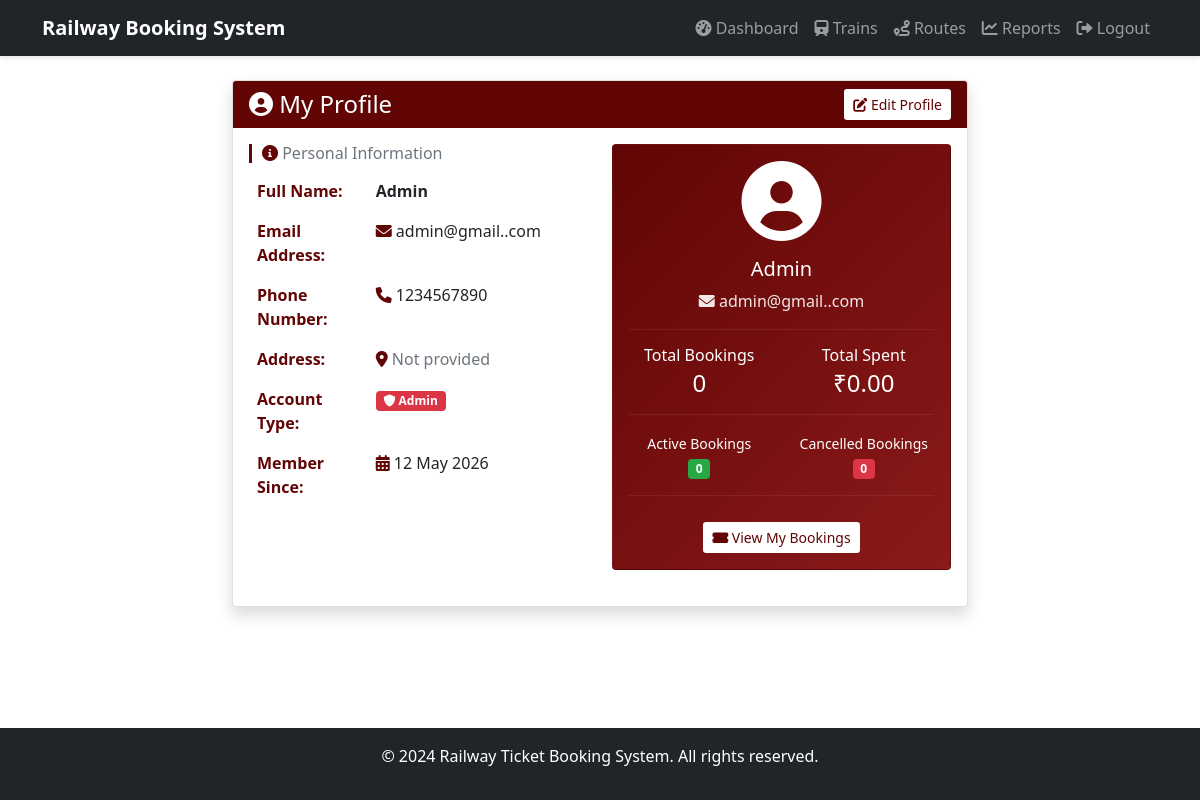
Screenshot of /user/profile.php (signed in) with the database file from the repository.
### tables this page shows
CREATE TABLE users (
    id INT PRIMARY KEY AUTO_INCREMENT,
    name VARCHAR(100) NOT NULL,
    email VARCHAR(100) UNIQUE NOT NULL,
    password VARCHAR(255) NOT NULL,
    phone VARCHAR(15),
    address TEXT,
    role ENUM('user', 'admin') DEFAULT 'user',
    created_at TIMESTAMP DEFAULT CURRENT_TIMESTAMP
);

### user/profile.php (the view, shortened to what this page needs)
<?php
require_once '../config/database.php';
$stmt = $pdo->prepare("SELECT * FROM users WHERE id = ?");
$stmt->execute([$_SESSION['user_id']]);
$user = $stmt->fetch();
$stmt = $pdo->prepare("
    SELECT
        COUNT(*) as total_bookings,
        SUM(CASE WHEN status = 'confirmed' THEN 1 ELSE 0 END) as active_bookings,
        SUM(CASE WHEN status = 'cancelled' THEN 1 ELSE 0 END) as cancelled_bookings,
        COALESCE(SUM(CASE WHEN status = 'confirmed' THEN total_fare ELSE 0 END), 0) as total_spent
    FROM bookings
    WHERE user_id = ?
");
$stmt->execute([$_SESSION['user_id']]);
$stats = $stmt->fetch();
?>
<?php include '../includes/header.php'; ?>
<?php include '../includes/navbar.php'; ?>
<div class="container mt-4">
    <div class="row justify-content-center">
        <div class="col-md-8">
            <div class="card shadow">
                <div class="card-header d-flex justify-content-between align-items-center" style="background-color: #610505; color: white;">
                    <h4 class="mb-0"><i class="fas fa-user-circle"></i> My Profile</h4>
                    <a href="edit_profile.php" class="btn btn-sm" style="background-color: #ffffff; color: #610505;">
                        <i class="fas fa-edit"></i> Edit Profile
                    </a>
                </div>
                <div class="card-body">
                    <div class="row">
                        <div class="col-md-6">
                            <h6 class="text-muted" style="border-left: 3px solid #610505; padding-left: 10px;">
                                <i class="fas fa-info-circle" style="color: #610505;"></i> Personal Information
                            </h6>
                            <table class="table table-borderless">
                                <tr>
                                    <th width="35%" style="color: #610505;">Full Name:</th>
                                    <td><strong><?php echo htmlspecialchars($user['name']); ?></strong></td>
                                </tr>
                                <tr>
                                    <th style="color: #610505;">Email Address:</th>
                                    <td><i class="fas fa-envelope" style="color: #610505;"></i> <?php echo htmlspecialchars($user['email']); ?></td>
                                </tr>
                                <tr>
                                    <th style="color: #610505;">Phone Number:</th>
                                    <td>
                                        <i class="fas fa-phone" style="color: #610505;"></i>
                                        <?php echo $user['phone'] ?? '<span class="text-muted">Not provided</span>'; ?>
                                    </td>
                                </tr>
                                <tr>
                                    <th style="color: #610505;">Address:</th>
                                    <td>
                                        <i class="fas fa-map-marker-alt" style="color: #610505;"></i>
                                        <?php echo $user['address'] ?? '<span class="text-muted">Not provided</span>'; ?>
                                    </td>
                                </tr>
                                <tr>
                                    <th style="color: #610505;">Account Type:</th>
                                    <td>
                                        <span class="badge" style="background-color: <?php echo $user['role'] == 'admin' ? '#dc3545' : '#610505'; ?>;">
                                            <i class="fas <?php echo $user['role'] == 'admin' ? 'fa-shield-alt' : 'fa-user'; ?>"></i>
                                            <?php echo ucfirst($user['role']); ?>
                                        </span>
                                    </td>
                                </tr>
                                <tr>
                                    <th style="color: #610505;">Member Since:</th>
                                    <td>
                                        <i class="fas fa-calendar-alt" style="color: #610505;"></i>
                                        <?php echo date('d M Y', strtotime($user['created_at'])); ?>
                                    </td>
                                </tr>
                            </table>
                        </div>
                        <div class="col-md-6">
                            <div class="card" style="background: linear-gradient(135deg, #610505 0%, #8b1a1a 100%); color: white;">
                                <div class="card-body text-center">
                                    <i class="fas fa-user-circle fa-5x" style="color: white;"></i>
                                    <h5 class="mt-3"><?php echo htmlspecialchars($user['name']); ?></h5>
                                    <p class="mb-2" style="color: rgba(255,255,255,0.9);">
                                        <i class="fas fa-envelope"></i> <?php echo htmlspecialchars($user['email']); ?>
                                    </p>
                                    <hr style="background-color: rgba(255,255,255,0.3);">
                                    <div class="row mt-3">
                                        <div class="col-6">
                                            <h6 class="mb-1">Total Bookings</h6>
                                            <h4 class="mb-0"><?php echo $stats['total_bookings'] ?? 0; ?></h4>
                                        </div>
                                        <div class="col-6">
                                            <h6 class="mb-1">Total Spent</h6>
                                            <h4 class="mb-0">₹<?php echo number_format($stats['total_spent'] ?? 0, 2); ?></h4>
                                        </div>
                                    </div>
                                    <hr style="background-color: rgba(255,255,255,0.3);">
                                    <div class="row">
                                        <div class="col-6">
                                            <small>Active Bookings</small>
                                            <br>
                                            <span class="badge" style="background-color: #28a745;"><?php echo $stats['active_bookings'] ?? 0; ?></span>
                                        </div>
                                        <div class="col-6">
                                            <small>Cancelled Bookings</small>
                                            <br>
                                            <span class="badge" style="background-color: #dc3545;"><?php echo $stats['cancelled_bookings'] ?? 0; ?></span>
                                        </div>
                                    </div>
                                    <hr style="background-color: rgba(255,255,255,0.3);">
                                    <a href="my_bookings.php" class="btn btn-sm" style="background-color: white; color: #610505; margin-top: 10px;">
                                        <i class="fas fa-ticket-alt"></i> View My Bookings
                                    </a>
                                </div>
                            </div>
                        </div>
                    </div>
                </div>
            </div>
        </div>
    </div>
</div>
<?php include '../includes/footer.php'; ?>

### includes/header.php (shortened to what this page needs)
<!DOCTYPE html>
<html lang="en">
<head>
    <link href="https://cdn.jsdelivr.net/npm/bootstrap@5.1.3/dist/css/bootstrap.min.css" rel="stylesheet">
    <link rel="stylesheet" href="https://cdnjs.cloudflare.com/ajax/libs/font-awesome/6.0.0/css/all.min.css">
    <link rel="stylesheet" href="../assets/css/style.css">
</head>
<body>

### includes/navbar.php (shortened to what this page needs)
<?php
$current_file = $_SERVER['PHP_SELF'];
$base_path = '';
if (strpos($current_file, '/admin/') !== false) {
    $base_path = '../';
} elseif (strpos($current_file, '/user/') !== false) {
    $base_path = '../';
} else {
    $base_path = '';
}
?>
<nav class="navbar navbar-expand-lg navbar-dark bg-dark">
    <div class="container">
        <a class="navbar-brand" href="<?php echo $base_path; ?>index.php">
            <b>Railway Booking System</b>
        </a>
        <div class="collapse navbar-collapse" id="navbarNav">
            <ul class="navbar-nav ms-auto">
                <?php if(isset($_SESSION['user_id'])): ?>
                    <?php if($_SESSION['user_role'] == 'admin'): ?>
                        <li class="nav-item">
                            <a class="nav-link" href="<?php echo $base_path; ?>dashboard.php">
                                <i class="fas fa-tachometer-alt"></i> Dashboard
                            </a>
                        </li>
                        <li class="nav-item">
                            <a class="nav-link" href="<?php echo $base_path; ?>admin/trains/manage_trains.php">
                                <i class="fas fa-train"></i> Trains
                            </a>
                        </li>
                        <li class="nav-item">
                            <a class="nav-link" href="<?php echo $base_path; ?>routes/manage_routes.php">
                                <i class="fas fa-route"></i> Routes
                            </a>
                        </li>
                        <li class="nav-item">
                            <a class="nav-link" href="<?php echo $base_path; ?>reports/income_report.php">
                                <i class="fas fa-chart-line"></i> Reports
                            </a>
                        </li>
                    <?php endif; ?>
                    <li class="nav-item">
                        <a class="nav-link" href="<?php echo $base_path; ?>logout.php">
                            <i class="fas fa-sign-out-alt"></i> Logout
                        </a>
                    </li>
                <?php endif; ?>
            </ul>
        </div>
    </div>
</nav>

### includes/footer.php (shortened to what this page needs)
    <footer class="bg-dark text-white text-center py-3 mt-5">
        <div class="container">
            <p>&copy; 2024 Railway Ticket Booking System. All rights reserved.</p>
        </div>
    </footer>
</body>
</html>

### assets/css/style.css (style rules this page uses)
body { display: grid; grid-template-rows: auto 1fr auto; min-height: 100vh; margin: 0; }
footer { grid-row: 3; }
.card { transition: transform 0.3s ease; margin-bottom: 20px; }
.navbar { box-shadow: 0 2px 4px rgba(0,0,0,0.1); }
footer { margin-top: auto; }

### user/profile.php (style rules this page uses)
.card-header[style*="background-color: #610505"] { border-bottom: none; }
.table-borderless th { font-weight: 600; }
.table-borderless td { font-weight: 500; }
.card[style*="background: linear-gradient"] { transition: transform 0.3s ease, box-shadow 0.3s ease; }
.fa-user-circle { transition: transform 0.3s ease; }

### rows the page displays
users: name "Admin", email "admin@gmail..com", phone "1234567890", address "Not provided", role "Admin", created_at "12 May 2026"

### other values shown
$stats['total_bookings'] "0"
$stats['total_spent'] "0.00"
$stats['active_bookings'] "0"
$stats['cancelled_bookings'] "0"
